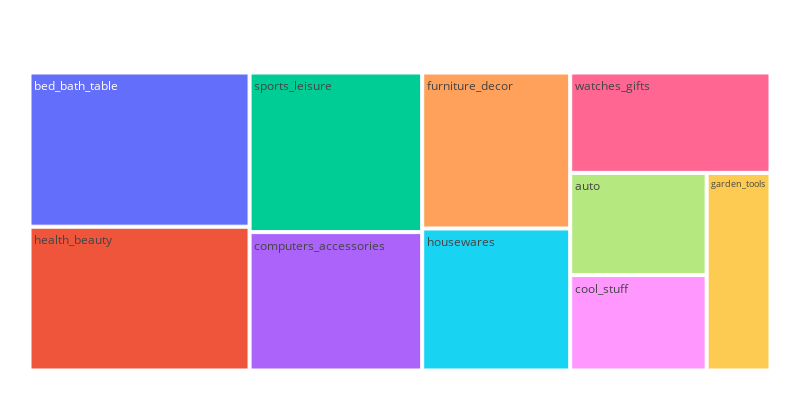

The notebook cell saved with this chart:
### Code cell
plot_top_10_revenue_categories(top_10_revenue_categories)

### Figure 1 — Plotly figure (JSON) as saved in the notebook; plotly's stock layout.template omitted (floating-point values rounded to 4 significant figures)
{"data": [{"branchvalues": "total", "domain": {"x": [0, 1], "y": [0, 1]}, "hovertemplate": "labels=%{label}<br>Num_order=%{value}<br>parent=%{parent}<br>id=%{id}<extra></extra>", "ids": ["auto", "bed_bath_table", "computers_accessories", "cool_stuff", "furniture_decor", "garden_tools", "health_beauty", "housewares", "sports_leisure", "watches_gifts"], "labels": ["auto", "bed_bath_table", "computers_accessories", "cool_stuff", "furniture_decor", "garden_tools", "health_beauty", "housewares", "sports_leisure", "watches_gifts"], "name": "", "parents": ["", "", "", "", "", "", "", "", "", ""], "type": "treemap", "values": [3809, 9272, 6529, 3559, 6307, 3448, 8647, 5743, 7529, 5493]}], "layout": {"height": 400, "legend": {"tracegroupgap": 0}, "margin": {"b": 25, "l": 25, "r": 25, "t": 50}, "width": 800}}
